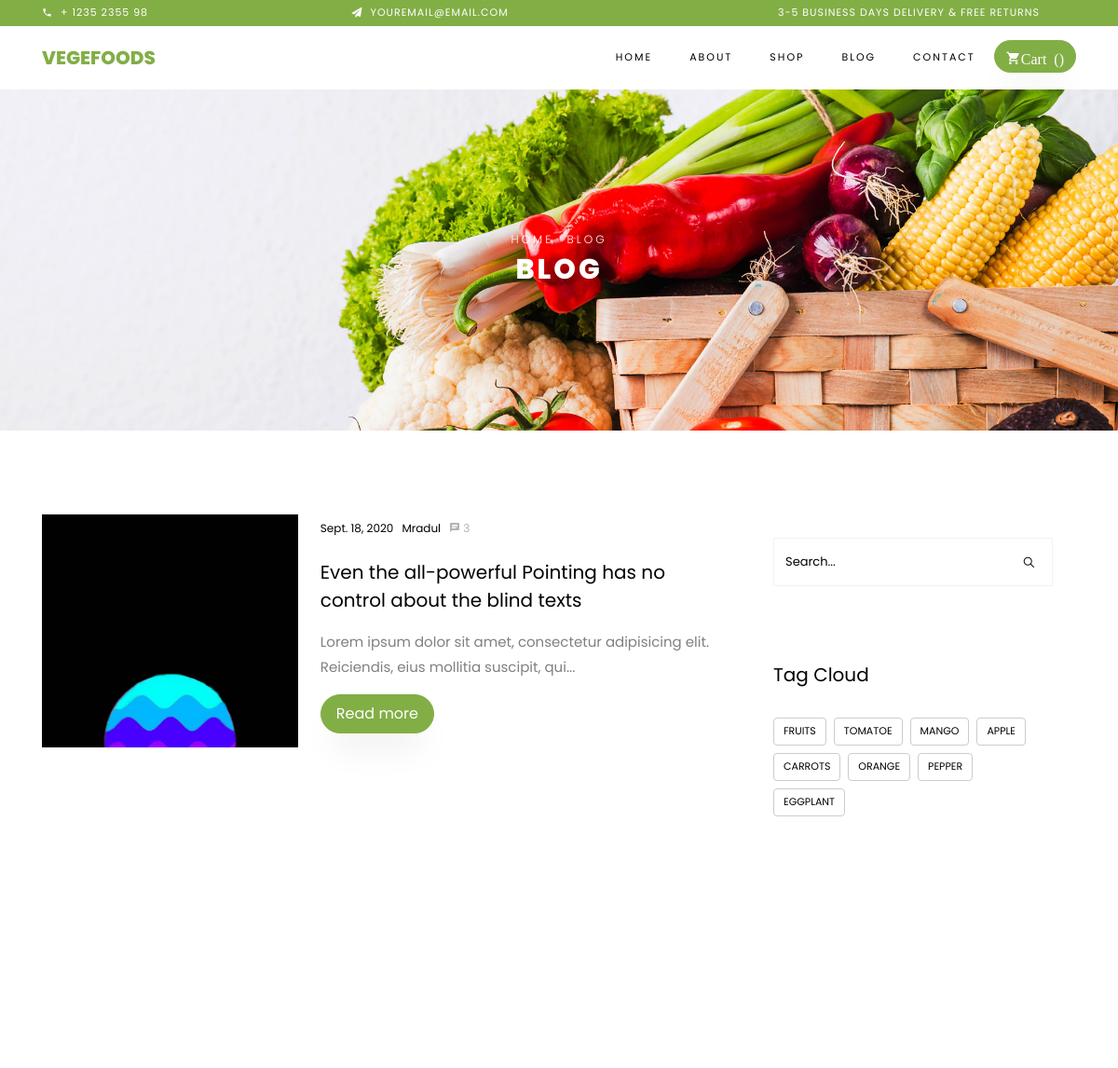
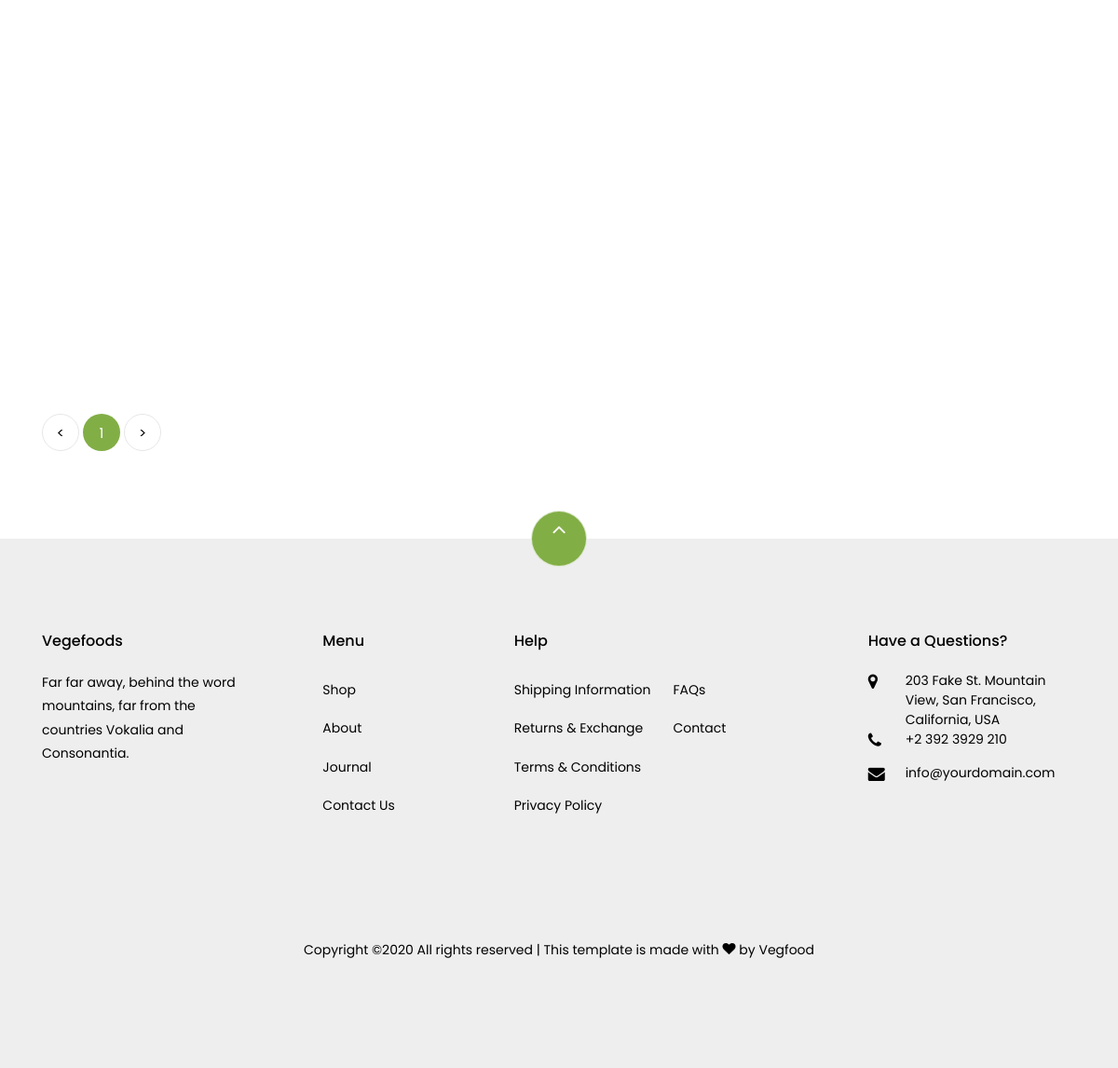
Screenshot of /blog/ with the database file from the repository (2 pictures, top to bottom).
### shop/models.py (models this page shows, shortened)
class Blog(models.Model):
    blog_id =models.AutoField(primary_key=True)
    blog_head =models.CharField(max_length=100)
    blo_content =RichTextField(blank=True,null=True)
    blog_admin = models.CharField(max_length=50, default="")
    blog_date = models.DateField()
    blog_image = models.ImageField(upload_to="shop/images", default="")
    blog_teacher = models.CharField(max_length=50)
    blog_teacher_content = models.CharField(max_length=200)
    blog_teacher_image = models.ImageField(upload_to='shop/images', default="")

### shop/views.py (the view)
# urls.py: path('blog/', views.blog, name='blog'),
def blog(request):
    all_blog = Paginator(Blog.objects.all(),3)
    page = request.GET.get('page')
    try:
        blog = all_blog.page(page)
    except PageNotAnInteger:
        blog = all_blog.page(1)
    except EmptyPage:
        blog = all_blog.page(all_blog.num_pages)
    return render(request, 'shop/blog.html',{'blog': blog})

### shop/templates/shop/blog.html (shortened to what this page needs)
{% extends 'shop/base.html'%}
{% block body %}
  {%load static %}
    <div class="hero-wrap hero-bread" style="background-image: url({% static 'assets/images/bg_1.jpg' %});">
      <div class="container">
        <div class="row no-gutters slider-text align-items-center justify-content-center">
          <div class="col-md-9 ftco-animate text-center">
            <p class="breadcrumbs"><span class="mr-2"><a href="index.html">Home</a></span> <span>Blog</span></p>
            <h1 class="mb-0 bread">Blog</h1>
          </div>
        </div>
      </div>
    </div>
    <section class="ftco-section ftco-degree-bg">
      <div class="container">
        <div class="row">
          <div class="col-lg-8 ftco-animate">
            <div class="row">
{% for blog in blog %}
              <div class="col-md-12 d-flex ftco-animate">
                <div class="blog-entry align-self-stretch d-md-flex">
                  <a href="\blog_single" class="block-20" style="background-image: url(/media/{{ blog.blog_image }});">
                  </a>
                  <div class="text d-block pl-md-4">
                    <div class="meta mb-3">
                      <div><a href="#">{{blog.blog_date}}</a></div>
                      <div><a href="#">{{blog.blog_admin}}</a></div>
                      <div><a href="#" class="meta-chat"><span class="icon-chat"></span> 3</a></div>
                    </div>
                    <h3 class="heading"><a href="#">{{blog.blog_head}}</a></h3>
                    <p>{{blog.blo_content|slice:"0:100"| safe}}...</p>
                    <p><a href="\blog_single\{{blog.blog_id}}" class="btn btn-primary py-2 px-3">Read more</a></p>
                  </div>
                </div>
              </div>
{% endfor %}
            </div>
            <div class="row mt-5">
          <div class="col ">
            <div class="block-27">
              <ul>
                {% if blog.has_previous %}
                <li><a href="?page={{blog.previous_page_number}}">&lt;</a></li>
                {% else %}
                <li class="disabled"><a href="javascript:void(0);">&lt;</a></li>
                {% endif %}
                <li class="active"><span>{{ blog.number }}</span></li>
                 {% if blog.has_next %}
                <li><a href="?page={{blog.next_page_number}}">&gt;</a></li>
                {% endif %}
              </ul>
            </div>
          </div>
        </div>
          </div>
          <div class="col-lg-4 sidebar ftco-animate">
            <div class="sidebar-box">
              <form action="#" class="search-form">
                <div class="form-group">
                  <span class="icon ion-ios-search"></span>
                  <input type="text" class="form-control" placeholder="Search...">
                </div>
              </form>
            </div>
            <div class="sidebar-box ftco-animate">
              <h3 class="heading">Tag Cloud</h3>
              <div class="tagcloud">
                <a href="#" class="tag-cloud-link">fruits</a>
                <a href="#" class="tag-cloud-link">tomatoe</a>
                <a href="#" class="tag-cloud-link">mango</a>
                <a href="#" class="tag-cloud-link">apple</a>
                <a href="#" class="tag-cloud-link">carrots</a>
                <a href="#" class="tag-cloud-link">orange</a>
                <a href="#" class="tag-cloud-link">pepper</a>
                <a href="#" class="tag-cloud-link">eggplant</a>
              </div>
            </div>
          </div>
        </div>
      </div>
    </section>
  {% endblock %}

### shop/static/assets/css/icomoon.css (style rules this page uses)
[class^="icon-"], [class*=" icon-"] { font-family: 'icomoon' !important; speak: none; font-style: normal; font-weight: normal; font-variant: normal; text-transform: none; line-height: 1; -webkit-font-smoothing: antialiased; -moz-osx-font-smoothing: grayscale; }
.icon-chat:before { content: "\e0b7"; }

### rows the page displays
Blog: blog_image (picture), blog_date "Sept. 18, 2020", blog_admin "Mradul", blog_head "Even the all-powerful Pointing has no control about the blind texts", blo_content "Lorem ipsum dolor sit amet, consectetur adipisicing elit. Reiciendis, eius mollitia suscipit, qui"

### other values shown
{{ blog.number }} "1"
